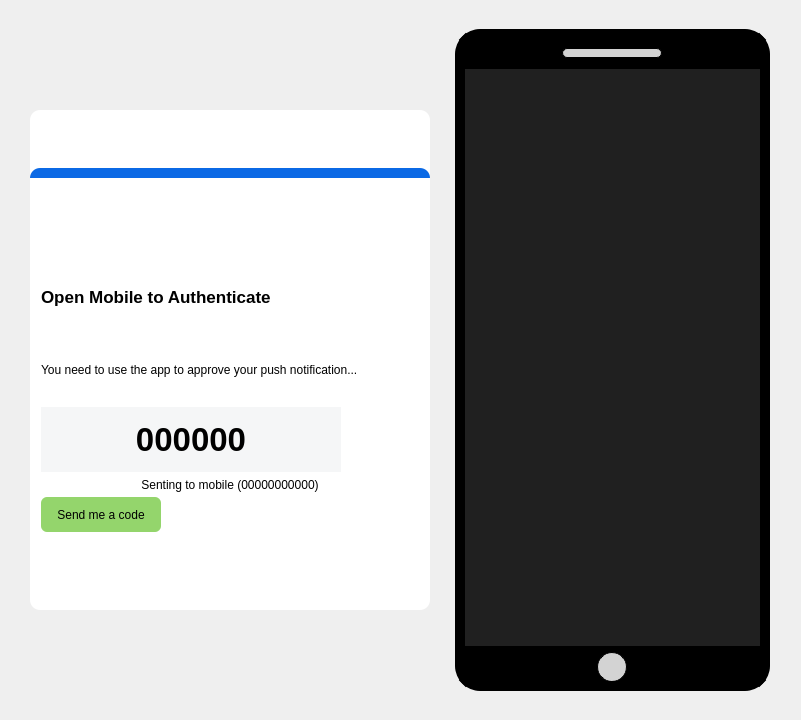
<?xml version="1.0" encoding="UTF-8"?>
<ui version="4.0">
 <class>Form</class>
 <widget class="QWidget" name="Form">
  <property name="geometry">
   <rect>
    <x>0</x>
    <y>0</y>
    <width>801</width>
    <height>720</height>
   </rect>
  </property>
  <property name="windowTitle">
   <string>Form</string>
  </property>
  <property name="styleSheet">
   <string notr="true">#left_frame {
	background-color: white;
	border-radius: 10px;
}

#left_frame_design {
	border-top-left-radius: 10px;
	border-top-right-radius: 10px;
	background-color: #0b69e5;
}

QPushButton {
	max-width: 120px;
	height: 35px;
	border-radius: 6px;
	border: none;
}

#left_frame QPushButton {
	background-color:#94d56c;
}

#code_label {
	background-color: #f5f6f7;
}


#phone_frame {
	border: 10px solid black;
	border-radius: 25px;
	background-color: white;
}

#phone_top, #phone_bottom {
	background-color: black;
}

#phone_top_design {
	background-color: lightgrey;
	border: 1px solid;
	border-radius: 5px;
}

#phone_bottom_design {
	background-color: lightgrey;
	border: 1px solid;
	border-radius: 15px;
}

#phone_page1 {
	background-color: #202020;
}

#phone_page2 {
	background-color: white;
}

#verify_btn {
	background-color:#94d56c;
}

#not_login_btn {
	border: 2px solid #ff5454;
	color: #ff5454;
}</string>
  </property>
  <layout class="QHBoxLayout" name="horizontalLayout">
   <item>
    <widget class="QFrame" name="left_frame">
     <property name="maximumSize">
      <size>
       <width>400</width>
       <height>500</height>
      </size>
     </property>
     <property name="frameShape">
      <enum>QFrame::StyledPanel</enum>
     </property>
     <property name="frameShadow">
      <enum>QFrame::Raised</enum>
     </property>
     <layout class="QVBoxLayout" name="verticalLayout">
      <property name="leftMargin">
       <number>0</number>
      </property>
      <property name="topMargin">
       <number>0</number>
      </property>
      <property name="rightMargin">
       <number>0</number>
      </property>
      <item>
       <widget class="QWidget" name="left_frame_design" native="true">
        <property name="sizePolicy">
         <sizepolicy hsizetype="Preferred" vsizetype="Fixed">
          <horstretch>0</horstretch>
          <verstretch>0</verstretch>
         </sizepolicy>
        </property>
        <property name="minimumSize">
         <size>
          <width>0</width>
          <height>10</height>
         </size>
        </property>
       </widget>
      </item>
      <item>
       <layout class="QVBoxLayout" name="verticalLayout_4">
        <property name="spacing">
         <number>0</number>
        </property>
        <property name="leftMargin">
         <number>11</number>
        </property>
        <property name="topMargin">
         <number>20</number>
        </property>
        <property name="rightMargin">
         <number>11</number>
        </property>
        <property name="bottomMargin">
         <number>11</number>
        </property>
        <item>
         <widget class="QLabel" name="label">
          <property name="maximumSize">
           <size>
            <width>16777215</width>
            <height>70</height>
           </size>
          </property>
          <property name="font">
           <font>
            <pointsize>13</pointsize>
            <weight>75</weight>
            <bold>true</bold>
           </font>
          </property>
          <property name="text">
           <string>Open Mobile to Authenticate</string>
          </property>
          <property name="margin">
           <number>20</number>
          </property>
         </widget>
        </item>
        <item>
         <widget class="QLabel" name="label_3">
          <property name="maximumSize">
           <size>
            <width>16777215</width>
            <height>75</height>
           </size>
          </property>
          <property name="text">
           <string>You need to use the app to approve your push notification...</string>
          </property>
          <property name="wordWrap">
           <bool>true</bool>
          </property>
          <property name="margin">
           <number>20</number>
          </property>
         </widget>
        </item>
        <item>
         <widget class="QLabel" name="code_label">
          <property name="maximumSize">
           <size>
            <width>300</width>
            <height>65</height>
           </size>
          </property>
          <property name="font">
           <font>
            <pointsize>25</pointsize>
            <weight>75</weight>
            <bold>true</bold>
           </font>
          </property>
          <property name="text">
           <string>000000</string>
          </property>
          <property name="alignment">
           <set>Qt::AlignCenter</set>
          </property>
         </widget>
        </item>
        <item>
         <widget class="QLabel" name="label_4">
          <property name="maximumSize">
           <size>
            <width>16777215</width>
            <height>25</height>
           </size>
          </property>
          <property name="text">
           <string>Senting to mobile (00000000000)</string>
          </property>
          <property name="alignment">
           <set>Qt::AlignCenter</set>
          </property>
         </widget>
        </item>
        <item>
         <widget class="QPushButton" name="code_btn">
          <property name="cursor">
           <cursorShape>PointingHandCursor</cursorShape>
          </property>
          <property name="text">
           <string>Send me a code</string>
          </property>
         </widget>
        </item>
       </layout>
      </item>
     </layout>
    </widget>
   </item>
   <item>
    <widget class="QFrame" name="phone_frame">
     <property name="sizePolicy">
      <sizepolicy hsizetype="Preferred" vsizetype="Preferred">
       <horstretch>0</horstretch>
       <verstretch>0</verstretch>
      </sizepolicy>
     </property>
     <property name="minimumSize">
      <size>
       <width>282</width>
       <height>441</height>
      </size>
     </property>
     <property name="maximumSize">
      <size>
       <width>315</width>
       <height>662</height>
      </size>
     </property>
     <property name="frameShape">
      <enum>QFrame::NoFrame</enum>
     </property>
     <property name="frameShadow">
      <enum>QFrame::Raised</enum>
     </property>
     <layout class="QVBoxLayout" name="verticalLayout_2">
      <property name="spacing">
       <number>0</number>
      </property>
      <property name="leftMargin">
       <number>0</number>
      </property>
      <property name="topMargin">
       <number>0</number>
      </property>
      <property name="rightMargin">
       <number>0</number>
      </property>
      <property name="bottomMargin">
       <number>0</number>
      </property>
      <item>
       <widget class="QWidget" name="phone_top" native="true">
        <property name="maximumSize">
         <size>
          <width>16777215</width>
          <height>30</height>
         </size>
        </property>
        <layout class="QHBoxLayout" name="horizontalLayout_5">
         <property name="leftMargin">
          <number>0</number>
         </property>
         <property name="topMargin">
          <number>7</number>
         </property>
         <property name="rightMargin">
          <number>0</number>
         </property>
         <property name="bottomMargin">
          <number>9</number>
         </property>
         <item>
          <widget class="QLabel" name="phone_top_design">
           <property name="sizePolicy">
            <sizepolicy hsizetype="Preferred" vsizetype="Fixed">
             <horstretch>0</horstretch>
             <verstretch>0</verstretch>
            </sizepolicy>
           </property>
           <property name="minimumSize">
            <size>
             <width>0</width>
             <height>0</height>
            </size>
           </property>
           <property name="maximumSize">
            <size>
             <width>100</width>
             <height>10</height>
            </size>
           </property>
           <property name="text">
            <string/>
           </property>
          </widget>
         </item>
        </layout>
       </widget>
      </item>
      <item>
       <widget class="QStackedWidget" name="phone_container">
        <property name="sizePolicy">
         <sizepolicy hsizetype="Maximum" vsizetype="Maximum">
          <horstretch>0</horstretch>
          <verstretch>0</verstretch>
         </sizepolicy>
        </property>
        <property name="maximumSize">
         <size>
          <width>315</width>
          <height>600</height>
         </size>
        </property>
        <widget class="QWidget" name="phone_page1"/>
        <widget class="QWidget" name="phone_page2">
         <layout class="QVBoxLayout" name="verticalLayout_3">
          <property name="spacing">
           <number>7</number>
          </property>
          <item>
           <widget class="QLabel" name="label_2">
            <property name="sizePolicy">
             <sizepolicy hsizetype="Preferred" vsizetype="Minimum">
              <horstretch>0</horstretch>
              <verstretch>0</verstretch>
             </sizepolicy>
            </property>
            <property name="maximumSize">
             <size>
              <width>16777215</width>
              <height>75</height>
             </size>
            </property>
            <property name="font">
             <font>
              <pointsize>14</pointsize>
              <weight>75</weight>
              <bold>true</bold>
             </font>
            </property>
            <property name="text">
             <string>Are you logging in to MFA APP?</string>
            </property>
            <property name="wordWrap">
             <bool>true</bool>
            </property>
           </widget>
          </item>
          <item>
           <widget class="QLabel" name="label_5">
            <property name="sizePolicy">
             <sizepolicy hsizetype="Preferred" vsizetype="Minimum">
              <horstretch>0</horstretch>
              <verstretch>0</verstretch>
             </sizepolicy>
            </property>
            <property name="maximumSize">
             <size>
              <width>16777215</width>
              <height>65</height>
             </size>
            </property>
            <property name="font">
             <font>
              <pointsize>8</pointsize>
             </font>
            </property>
            <property name="text">
             <string>For your security, enter the code displayed on your login screen. Never enter a code from a text or phone call.</string>
            </property>
            <property name="wordWrap">
             <bool>true</bool>
            </property>
           </widget>
          </item>
          <item>
           <widget class="QLabel" name="label_6">
            <property name="maximumSize">
             <size>
              <width>150</width>
              <height>20</height>
             </size>
            </property>
            <property name="font">
             <font>
              <pointsize>10</pointsize>
              <weight>75</weight>
              <bold>true</bold>
             </font>
            </property>
            <property name="text">
             <string>Verification Code</string>
            </property>
           </widget>
          </item>
          <item>
           <widget class="QLineEdit" name="code_field">
            <property name="maximumSize">
             <size>
              <width>200</width>
              <height>16777215</height>
             </size>
            </property>
           </widget>
          </item>
          <item>
           <widget class="QWidget" name="gridWidget" native="true">
            <property name="maximumSize">
             <size>
              <width>16777215</width>
              <height>100</height>
             </size>
            </property>
            <layout class="QGridLayout" name="gridLayout">
             <item row="0" column="1">
              <widget class="QLabel" name="label_8">
               <property name="text">
                <string>Location</string>
               </property>
              </widget>
             </item>
             <item row="1" column="0">
              <widget class="QLabel" name="label_9">
               <property name="sizePolicy">
                <sizepolicy hsizetype="Minimum" vsizetype="Preferred">
                 <horstretch>0</horstretch>
                 <verstretch>0</verstretch>
                </sizepolicy>
               </property>
               <property name="maximumSize">
                <size>
                 <width>25</width>
                 <height>25</height>
                </size>
               </property>
               <property name="text">
                <string/>
               </property>
               <property name="pixmap">
                <pixmap>../../resources/icons/clock.svg</pixmap>
               </property>
              </widget>
             </item>
             <item row="1" column="1">
              <widget class="QLabel" name="label_10">
               <property name="text">
                <string>Time</string>
               </property>
              </widget>
             </item>
             <item row="0" column="0">
              <widget class="QLabel" name="label_7">
               <property name="sizePolicy">
                <sizepolicy hsizetype="Minimum" vsizetype="Preferred">
                 <horstretch>0</horstretch>
                 <verstretch>0</verstretch>
                </sizepolicy>
               </property>
               <property name="maximumSize">
                <size>
                 <width>25</width>
                 <height>25</height>
                </size>
               </property>
               <property name="layoutDirection">
                <enum>Qt::LeftToRight</enum>
               </property>
               <property name="text">
                <string/>
               </property>
               <property name="pixmap">
                <pixmap>../../resources/icons/map-pin.svg</pixmap>
               </property>
              </widget>
             </item>
            </layout>
           </widget>
          </item>
          <item>
           <widget class="QPushButton" name="verify_btn">
            <property name="maximumSize">
             <size>
              <width>120</width>
              <height>16777215</height>
             </size>
            </property>
            <property name="cursor">
             <cursorShape>PointingHandCursor</cursorShape>
            </property>
            <property name="text">
             <string>Verify</string>
            </property>
           </widget>
          </item>
          <item>
           <widget class="QPushButton" name="not_login_btn">
            <property name="text">
             <string>I'm not logging in</string>
            </property>
           </widget>
          </item>
         </layout>
        </widget>
       </widget>
      </item>
      <item>
       <widget class="QWidget" name="phone_bottom" native="true">
        <property name="maximumSize">
         <size>
          <width>16777215</width>
          <height>35</height>
         </size>
        </property>
        <layout class="QHBoxLayout" name="horizontalLayout_6">
         <property name="spacing">
          <number>0</number>
         </property>
         <property name="leftMargin">
          <number>0</number>
         </property>
         <property name="topMargin">
          <number>6</number>
         </property>
         <property name="rightMargin">
          <number>0</number>
         </property>
         <property name="bottomMargin">
          <number>0</number>
         </property>
         <item>
          <widget class="QLabel" name="phone_bottom_design">
           <property name="sizePolicy">
            <sizepolicy hsizetype="Fixed" vsizetype="Fixed">
             <horstretch>0</horstretch>
             <verstretch>0</verstretch>
            </sizepolicy>
           </property>
           <property name="minimumSize">
            <size>
             <width>30</width>
             <height>30</height>
            </size>
           </property>
           <property name="text">
            <string/>
           </property>
          </widget>
         </item>
        </layout>
       </widget>
      </item>
     </layout>
    </widget>
   </item>
  </layout>
 </widget>
 <resources/>
 <connections/>
</ui>
